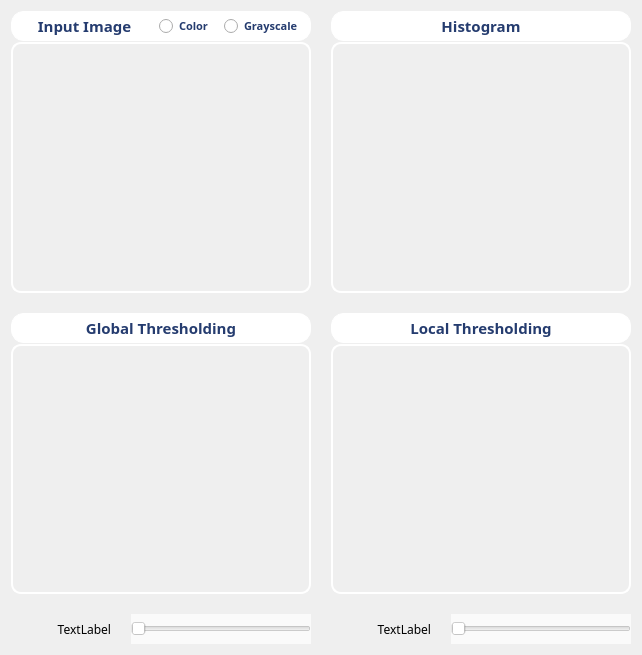
      <widget class="QWidget" name="tab_thresholding">
       <attribute name="title">
        <string>Thresholding</string>
       </attribute>
       <layout class="QGridLayout" name="gridLayout_65">
        <item row="0" column="0">
         <layout class="QGridLayout" name="gridLayout_64" rowstretch="1,1" columnstretch="1,1">
          <property name="spacing">
           <number>20</number>
          </property>
          <item row="0" column="0">
           <layout class="QGridLayout" name="gridLayout_63" rowstretch="0,1">
            <property name="verticalSpacing">
             <number>1</number>
            </property>
            <item row="1" column="0">
             <widget class="ImageView" name="widget_thre_input_img" native="true">
              <property name="minimumSize">
               <size>
                <width>300</width>
                <height>250</height>
               </size>
              </property>
              <property name="maximumSize">
               <size>
                <width>700</width>
                <height>16777215</height>
               </size>
              </property>
              <property name="cursor">
               <cursorShape>PointingHandCursor</cursorShape>
              </property>
              <property name="toolTip">
               <string>double-click to add an image</string>
              </property>
              <property name="styleSheet">
               <string notr="true">border: 2px solid white;
border-radius: 10px;
color: white;
background-color: rgba(255, 255, 255, 0);</string>
              </property>
             </widget>
            </item>
            <item row="0" column="0">
             <layout class="QGridLayout" name="gridLayout_57" columnstretch="1,0">
              <property name="horizontalSpacing">
               <number>0</number>
              </property>
              <item row="0" column="1">
               <layout class="QGridLayout" name="gridLayout_55">
                <property name="horizontalSpacing">
                 <number>0</number>
                </property>
                <item row="0" column="0">
                 <widget class="QRadioButton" name="radioButton_thre_color">
                  <property name="sizePolicy">
                   <sizepolicy hsizetype="Fixed" vsizetype="Fixed">
                    <horstretch>0</horstretch>
                    <verstretch>0</verstretch>
                   </sizepolicy>
                  </property>
                  <property name="minimumSize">
                   <size>
                    <width>65</width>
                    <height>30</height>
                   </size>
                  </property>
                  <property name="font">
                   <font>
                    <family>Yu Gothic UI Semibold</family>
                    <pointsize>8</pointsize>
                    <weight>75</weight>
                    <bold>true</bold>
                   </font>
                  </property>
                  <property name="cursor">
                   <cursorShape>PointingHandCursor</cursorShape>
                  </property>
                  <property name="styleSheet">
                   <string notr="true">color: rgb(37, 60, 111);
background-color: white;
border: 1px solid white;</string>
                  </property>
                  <property name="text">
                   <string>Color</string>
                  </property>
                 </widget>
                </item>
                <item row="0" column="1">
                 <widget class="QRadioButton" name="radioButton_thre_grayscale">
                  <property name="sizePolicy">
                   <sizepolicy hsizetype="Fixed" vsizetype="Fixed">
                    <horstretch>0</horstretch>
                    <verstretch>0</verstretch>
                   </sizepolicy>
                  </property>
                  <property name="minimumSize">
                   <size>
                    <width>88</width>
                    <height>30</height>
                   </size>
                  </property>
                  <property name="font">
                   <font>
                    <family>Yu Gothic UI Semibold</family>
                    <pointsize>8</pointsize>
                    <weight>75</weight>
                    <bold>true</bold>
                   </font>
                  </property>
                  <property name="cursor">
                   <cursorShape>PointingHandCursor</cursorShape>
                  </property>
                  <property name="styleSheet">
                   <string notr="true">color: rgb(37, 60, 111);
background-color: white;
border: 1px solid white;
border-top-right-radius: 13px;
border-bottom-right-radius: 13px;
padding-right: 2px;
</string>
                  </property>
                  <property name="text">
                   <string>Grayscale</string>
                  </property>
                 </widget>
                </item>
               </layout>
              </item>
              <item row="0" column="0">
               <widget class="QLabel" name="label_24">
                <property name="sizePolicy">
                 <sizepolicy hsizetype="Preferred" vsizetype="Fixed">
                  <horstretch>0</horstretch>
                  <verstretch>0</verstretch>
                 </sizepolicy>
                </property>
                <property name="minimumSize">
                 <size>
                  <width>147</width>
                  <height>30</height>
                 </size>
                </property>
                <property name="maximumSize">
                 <size>
                  <width>547</width>
                  <height>16777215</height>
                 </size>
                </property>
                <property name="font">
                 <font>
                  <family>Yu Gothic</family>
                  <pointsize>11</pointsize>
                  <weight>75</weight>
                  <bold>true</bold>
                 </font>
                </property>
                <property name="styleSheet">
                 <string notr="true">color: rgb(37, 60, 111);
background-color: white;
border: 1px solid white;
border-top-left-radius: 13px;
border-bottom-left-radius: 13px;</string>
                </property>
                <property name="text">
                 <string>Input Image</string>
                </property>
                <property name="alignment">
                 <set>Qt::AlignCenter</set>
                </property>
                <property name="wordWrap">
                 <bool>false</bool>
                </property>
               </widget>
              </item>
             </layout>
            </item>
           </layout>
          </item>
          <item row="0" column="1">
           <layout class="QGridLayout" name="gridLayout_56" rowstretch="0,1">
            <property name="verticalSpacing">
             <number>1</number>
            </property>
            <item row="0" column="0">
             <widget class="QLabel" name="label_30">
              <property name="sizePolicy">
               <sizepolicy hsizetype="Preferred" vsizetype="Fixed">
                <horstretch>0</horstretch>
                <verstretch>0</verstretch>
               </sizepolicy>
              </property>
              <property name="minimumSize">
               <size>
                <width>0</width>
                <height>30</height>
               </size>
              </property>
              <property name="font">
               <font>
                <family>Yu Gothic</family>
                <pointsize>11</pointsize>
                <weight>75</weight>
                <bold>true</bold>
               </font>
              </property>
              <property name="styleSheet">
               <string notr="true">color: rgb(37, 60, 111);
background-color: white;
border: 1px solid white;
border-radius: 13px;</string>
              </property>
              <property name="text">
               <string>Histogram</string>
              </property>
              <property name="alignment">
               <set>Qt::AlignCenter</set>
              </property>
             </widget>
            </item>
            <item row="1" column="0">
             <widget class="PlotWidget" name="plotWidge_threshold_histogram" native="true">
              <property name="minimumSize">
               <size>
                <width>300</width>
                <height>250</height>
               </size>
              </property>
              <property name="maximumSize">
               <size>
                <width>700</width>
                <height>16777215</height>
               </size>
              </property>
              <property name="toolTip">
               <string/>
              </property>
              <property name="styleSheet">
               <string notr="true">border: 2px solid white;
border-radius: 10px;</string>
              </property>
             </widget>
            </item>
           </layout>
          </item>
          <item row="1" column="0">
           <layout class="QGridLayout" name="gridLayout_60" rowstretch="1,0">
            <item row="0" column="0">
             <layout class="QGridLayout" name="gridLayout_61" rowstretch="0,1">
              <property name="verticalSpacing">
               <number>1</number>
              </property>
              <item row="1" column="0">
               <widget class="ImageView" name="widget_global_thresholding" native="true">
                <property name="minimumSize">
                 <size>
                  <width>300</width>
                  <height>250</height>
                 </size>
                </property>
                <property name="maximumSize">
                 <size>
                  <width>700</width>
                  <height>16777215</height>
                 </size>
                </property>
                <property name="toolTip">
                 <string/>
                </property>
                <property name="styleSheet">
                 <string notr="true">border: 2px solid white;
border-radius: 10px;</string>
                </property>
               </widget>
              </item>
              <item row="0" column="0">
               <widget class="QLabel" name="label_34">
                <property name="sizePolicy">
                 <sizepolicy hsizetype="Preferred" vsizetype="Fixed">
                  <horstretch>0</horstretch>
                  <verstretch>0</verstretch>
                 </sizepolicy>
                </property>
                <property name="minimumSize">
                 <size>
                  <width>0</width>
                  <height>30</height>
                 </size>
                </property>
                <property name="font">
                 <font>
                  <family>Yu Gothic</family>
                  <pointsize>11</pointsize>
                  <weight>75</weight>
                  <bold>true</bold>
                 </font>
                </property>
                <property name="styleSheet">
                 <string notr="true">color: rgb(37, 60, 111);
background-color: white;
border: 1px solid white;
border-radius: 13px;</string>
                </property>
                <property name="text">
                 <string>Global Thresholding</string>
                </property>
                <property name="alignment">
                 <set>Qt::AlignCenter</set>
                </property>
               </widget>
              </item>
             </layout>
            </item>
            <item row="1" column="0">
             <layout class="QGridLayout" name="gridLayout_62" columnstretch="0,0">
              <item row="0" column="0">
               <widget class="QLabel" name="label_global_thre">
                <property name="sizePolicy">
                 <sizepolicy hsizetype="Fixed" vsizetype="Preferred">
                  <horstretch>0</horstretch>
                  <verstretch>0</verstretch>
                 </sizepolicy>
                </property>
                <property name="minimumSize">
                 <size>
                  <width>60</width>
                  <height>30</height>
                 </size>
                </property>
                <property name="maximumSize">
                 <size>
                  <width>100</width>
                  <height>16777215</height>
                 </size>
                </property>
                <property name="font">
                 <font>
                  <family>Yu Gothic UI Semibold</family>
                  <pointsize>9</pointsize>
                 </font>
                </property>
                <property name="text">
                 <string>TextLabel</string>
                </property>
                <property name="alignment">
                 <set>Qt::AlignRight|Qt::AlignTrailing|Qt::AlignVCenter</set>
                </property>
               </widget>
              </item>
              <item row="0" column="1">
               <widget class="QSlider" name="horizontalSlider_global_thresholding">
                <property name="sizePolicy">
                 <sizepolicy hsizetype="Maximum" vsizetype="Fixed">
                  <horstretch>0</horstretch>
                  <verstretch>0</verstretch>
                 </sizepolicy>
                </property>
                <property name="minimumSize">
                 <size>
                  <width>0</width>
                  <height>30</height>
                 </size>
                </property>
                <property name="maximumSize">
                 <size>
                  <width>600</width>
                  <height>16777215</height>
                 </size>
                </property>
                <property name="cursor">
                 <cursorShape>PointingHandCursor</cursorShape>
                </property>
                <property name="styleSheet">
                 <string notr="true">background-color: rgba(255, 255, 255, 170);
padding: 7px;
border: 1px solid rgba(0, 0, 0, 0);
border-radius: 18px;</string>
                </property>
                <property name="orientation">
                 <enum>Qt::Horizontal</enum>
                </property>
               </widget>
              </item>
             </layout>
            </item>
           </layout>
          </item>
          <item row="1" column="1">
           <layout class="QGridLayout" name="gridLayout_59" rowstretch="1,0">
            <item row="0" column="0">
             <layout class="QGridLayout" name="gridLayout_58" rowstretch="0,1">
              <property name="verticalSpacing">
               <number>1</number>
              </property>
              <item row="1" column="0">
               <widget class="ImageView" name="widget_local_thresholding" native="true">
                <property name="minimumSize">
                 <size>
                  <width>300</width>
                  <height>250</height>
                 </size>
                </property>
                <property name="maximumSize">
                 <size>
                  <width>700</width>
                  <height>16777215</height>
                 </size>
                </property>
                <property name="toolTip">
                 <string/>
                </property>
                <property name="styleSheet">
                 <string notr="true">border: 2px solid white;
border-radius: 10px;</string>
                </property>
               </widget>
              </item>
              <item row="0" column="0">
               <widget class="QLabel" name="label_33">
                <property name="sizePolicy">
                 <sizepolicy hsizetype="Preferred" vsizetype="Fixed">
                  <horstretch>0</horstretch>
                  <verstretch>0</verstretch>
                 </sizepolicy>
                </property>
                <property name="minimumSize">
                 <size>
                  <width>0</width>
                  <height>30</height>
                 </size>
                </property>
                <property name="font">
                 <font>
                  <family>Yu Gothic</family>
                  <pointsize>11</pointsize>
                  <weight>75</weight>
                  <bold>true</bold>
                 </font>
                </property>
                <property name="styleSheet">
                 <string notr="true">color: rgb(37, 60, 111);
background-color: white;
border: 1px solid white;
border-radius: 13px;</string>
                </property>
                <property name="text">
                 <string>Local Thresholding</string>
                </property>
                <property name="alignment">
                 <set>Qt::AlignCenter</set>
                </property>
               </widget>
              </item>
             </layout>
            </item>
            <item row="1" column="0">
             <layout class="QGridLayout" name="gridLayout_54" columnstretch="0,0">
              <item row="0" column="0">
               <widget class="QLabel" name="label_local_thre">
                <property name="sizePolicy">
                 <sizepolicy hsizetype="Fixed" vsizetype="Preferred">
                  <horstretch>0</horstretch>
                  <verstretch>0</verstretch>
                 </sizepolicy>
                </property>
                <property name="minimumSize">
                 <size>
                  <width>60</width>
                  <height>30</height>
                 </size>
                </property>
                <property name="maximumSize">
                 <size>
                  <width>100</width>
                  <height>16777215</height>
                 </size>
                </property>
                <property name="font">
                 <font>
                  <family>Yu Gothic UI Semibold</family>
                  <pointsize>9</pointsize>
                 </font>
                </property>
                <property name="text">
                 <string>TextLabel</string>
                </property>
                <property name="alignment">
                 <set>Qt::AlignRight|Qt::AlignTrailing|Qt::AlignVCenter</set>
                </property>
               </widget>
              </item>
              <item row="0" column="1">
               <widget class="QSlider" name="horizontalSlider_local_thresholding">
                <property name="sizePolicy">
                 <sizepolicy hsizetype="Maximum" vsizetype="Fixed">
                  <horstretch>0</horstretch>
                  <verstretch>0</verstretch>
                 </sizepolicy>
                </property>
                <property name="minimumSize">
                 <size>
                  <width>0</width>
                  <height>30</height>
                 </size>
                </property>
                <property name="maximumSize">
                 <size>
                  <width>600</width>
                  <height>16777215</height>
                 </size>
                </property>
                <property name="cursor">
                 <cursorShape>PointingHandCursor</cursorShape>
                </property>
                <property name="styleSheet">
                 <string notr="true">background-color: rgba(255, 255, 255, 170);
padding: 7px;
border: 1px solid rgba(0, 0, 0, 0);
border-radius: 18px;</string>
                </property>
                <property name="orientation">
                 <enum>Qt::Horizontal</enum>
                </property>
               </widget>
              </item>
             </layout>
            </item>
           </layout>
          </item>
         </layout>
        </item>
       </layout>
      </widget>
